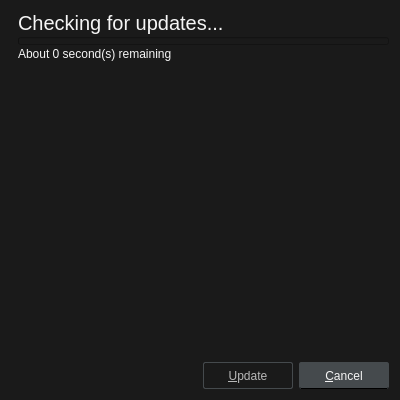
<?xml version="1.0" encoding="UTF-8"?>
<ui version="4.0">
 <class>UpdateDialog</class>
 <widget class="QDialog" name="UpdateDialog">
  <property name="geometry">
   <rect>
    <x>0</x>
    <y>0</y>
    <width>400</width>
    <height>400</height>
   </rect>
  </property>
  <property name="windowTitle">
   <string>Check for Updates</string>
  </property>
  <property name="styleSheet">
   <string notr="true">QWidget {
	font: 12px &quot;Noto Sans&quot;, &quot;FreeSans&quot;;
	background: #1A1A1A;
	color: whitesmoke;
}

/* QPushButton */

QPushButton {
	background: #454A4D;
	border: 1px solid #454A4D;
	border-bottom: 1px solid black;
	border-radius: 2px;
	color: whitesmoke;
	min-width: 76px;
	min-height: 17px;
	padding: 4px 6px;
}
QPushButton:focus {
	border: 1px solid #80CBC4;
	outline: none;
}
QPushButton:pressed {
	background: #2E3133;
}
QPushButton:disabled {
	background: transparent;
	border: 1px solid #454A4D;
	color: #B8B8B8;
}

/* QScrollBar */

QScrollBar:vertical {
	padding-left: 1px;
	width: 6px;
}
QScrollBar::handle:vertical {
	background: #80CBC4;
	border-radius: 2px;
	min-height: 10px;
}
QScrollBar::add-line:vertical,
QScrollBar::sub-line:vertical {
	border: none;
}
QScrollBar::add-page:vertical,
QScrollBar::sub-page:vertical  {
	background: #5A5A5A;
	margin: 0 2px;
}
QScrollBar::up-arrow:vertical,
QScrollBar::down-arrow:vertical {
	background: transparent;
}

QScrollBar:horizontal {
	padding-top: 1px;
	height: 6px;
}
QScrollBar::handle:horizontal {
	background: #80CBC4;
	border-radius: 2px;
	min-width: 10px;
}
QScrollBar::add-line:horizontal,
QScrollBar::sub-line:horizontal {
	border: none;
}
QScrollBar::add-page:horizontal,
QScrollBar::sub-page:horizontal {
	background: #5A5A5A;
	margin: 2px 0;
}
QScrollBar::left-arrow:horizontal,
QScrollBar::right-arrow:horizontal {
	background: transparent;
}</string>
  </property>
  <layout class="QVBoxLayout" name="verticalLayout_2">
   <item>
    <layout class="QHBoxLayout" name="horizontalLayout_2">
     <property name="spacing">
      <number>0</number>
     </property>
     <item>
      <widget class="QLabel" name="updateImg">
       <property name="sizePolicy">
        <sizepolicy hsizetype="Fixed" vsizetype="Fixed">
         <horstretch>0</horstretch>
         <verstretch>0</verstretch>
        </sizepolicy>
       </property>
       <property name="pixmap">
        <pixmap resource="../rsclist.qrc">:/img/download.svg</pixmap>
       </property>
      </widget>
     </item>
     <item>
      <layout class="QVBoxLayout" name="verticalLayout">
       <property name="spacing">
        <number>2</number>
       </property>
       <item>
        <widget class="QLabel" name="updateLabel">
         <property name="sizePolicy">
          <sizepolicy hsizetype="Preferred" vsizetype="Preferred">
           <horstretch>0</horstretch>
           <verstretch>1</verstretch>
          </sizepolicy>
         </property>
         <property name="styleSheet">
          <string notr="true">#updateLabel {
	font-size: 20px;
}</string>
         </property>
         <property name="text">
          <string>&lt;html&gt;&lt;head/&gt;&lt;body&gt;&lt;p&gt;Checking for updates...&lt;/p&gt;&lt;/body&gt;&lt;/html&gt;</string>
         </property>
        </widget>
       </item>
       <item>
        <widget class="QProgressBar" name="progressBar">
         <property name="maximumSize">
          <size>
           <width>16777215</width>
           <height>8</height>
          </size>
         </property>
         <property name="value">
          <number>0</number>
         </property>
         <property name="textVisible">
          <bool>false</bool>
         </property>
        </widget>
       </item>
       <item>
        <widget class="QLabel" name="timeRemainingLabel">
         <property name="text">
          <string>About 0 second(s) remaining</string>
         </property>
        </widget>
       </item>
      </layout>
     </item>
    </layout>
   </item>
   <item>
    <widget class="QPlainTextEdit" name="plainTextEdit">
     <property name="frameShape">
      <enum>QFrame::NoFrame</enum>
     </property>
     <property name="undoRedoEnabled">
      <bool>false</bool>
     </property>
     <property name="readOnly">
      <bool>true</bool>
     </property>
    </widget>
   </item>
   <item>
    <layout class="QHBoxLayout" name="horizontalLayout">
     <item>
      <spacer name="horizontalSpacer">
       <property name="orientation">
        <enum>Qt::Horizontal</enum>
       </property>
       <property name="sizeHint" stdset="0">
        <size>
         <width>40</width>
         <height>20</height>
        </size>
       </property>
      </spacer>
     </item>
     <item>
      <widget class="QPushButton" name="updateButton">
       <property name="enabled">
        <bool>false</bool>
       </property>
       <property name="sizePolicy">
        <sizepolicy hsizetype="Fixed" vsizetype="Fixed">
         <horstretch>0</horstretch>
         <verstretch>0</verstretch>
        </sizepolicy>
       </property>
       <property name="text">
        <string>&amp;Update</string>
       </property>
       <property name="autoDefault">
        <bool>false</bool>
       </property>
       <property name="default">
        <bool>true</bool>
       </property>
      </widget>
     </item>
     <item>
      <widget class="QPushButton" name="cancelButton">
       <property name="sizePolicy">
        <sizepolicy hsizetype="Fixed" vsizetype="Fixed">
         <horstretch>0</horstretch>
         <verstretch>0</verstretch>
        </sizepolicy>
       </property>
       <property name="text">
        <string>&amp;Cancel</string>
       </property>
       <property name="autoDefault">
        <bool>false</bool>
       </property>
      </widget>
     </item>
    </layout>
   </item>
  </layout>
 </widget>
 <tabstops>
  <tabstop>updateButton</tabstop>
  <tabstop>cancelButton</tabstop>
  <tabstop>plainTextEdit</tabstop>
 </tabstops>
 <resources>
  <include location="../rsclist.qrc"/>
 </resources>
 <connections/>
</ui>
